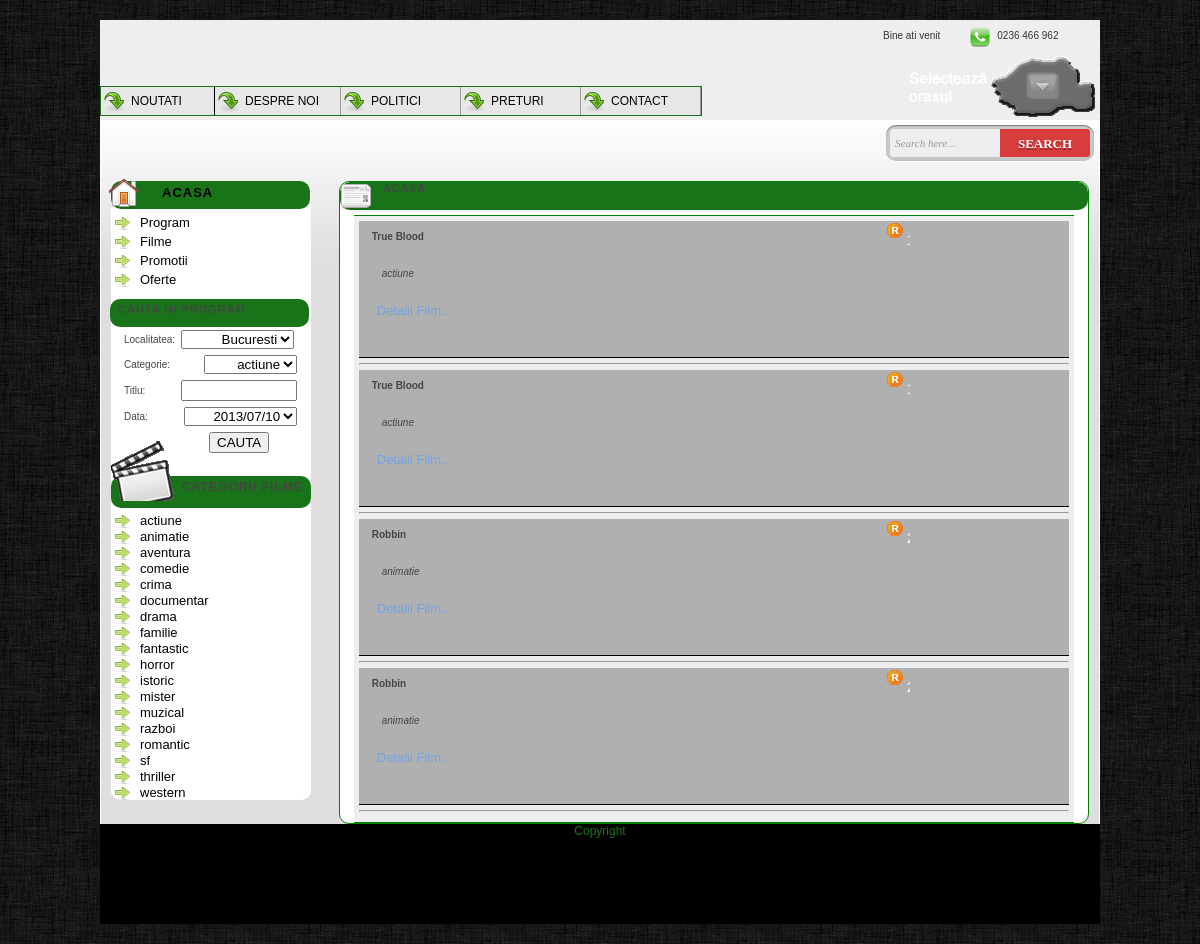
Before: /index.php?idCinema=100 with the older database file.
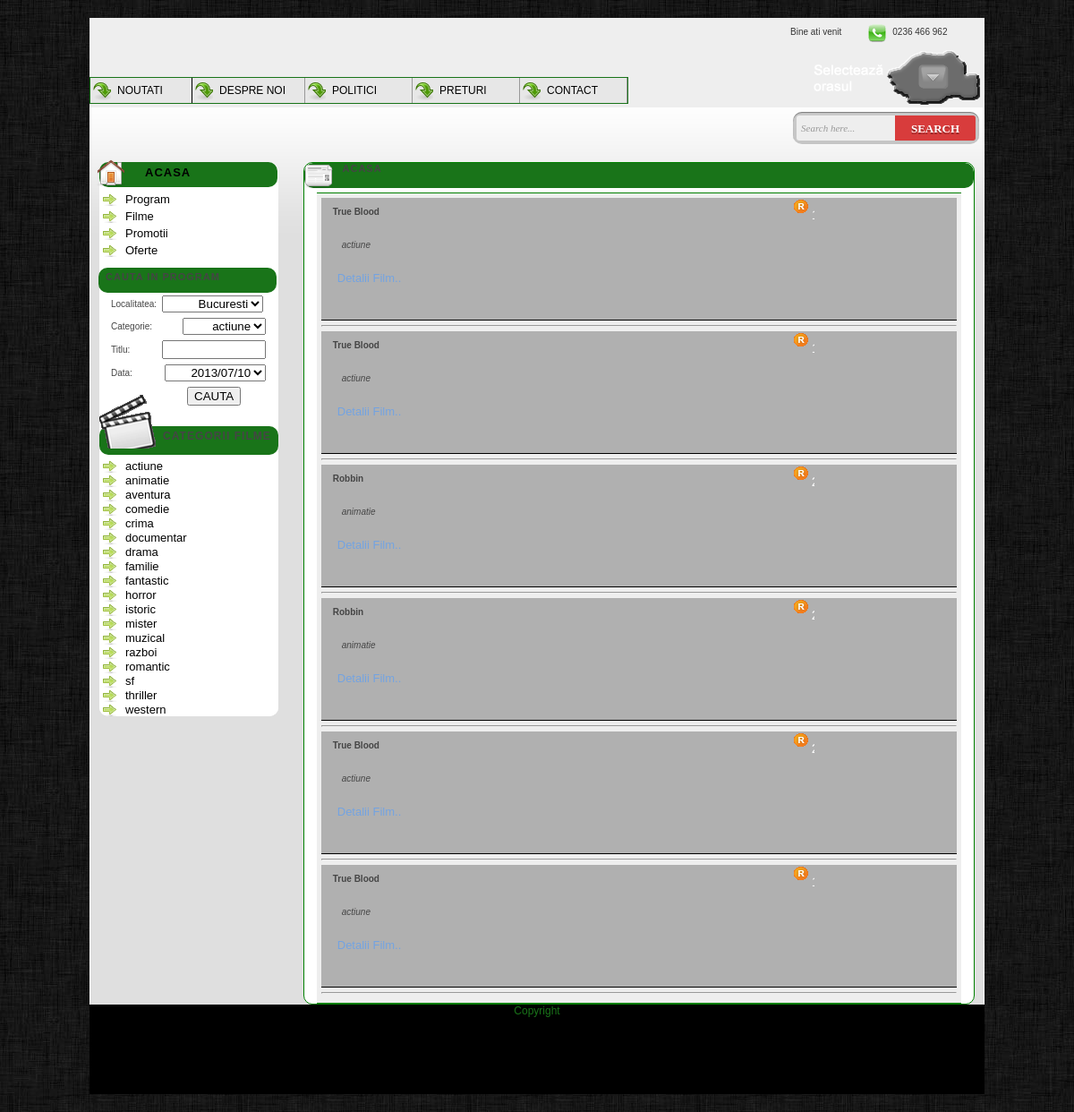
After: the same page with the newer database file.
### tables this page shows
CREATE TABLE `gen_film` (
  `id` int(11) NOT NULL AUTO_INCREMENT,
  `nume_gen` varchar(15) NOT NULL,
  PRIMARY KEY (`id`),
  UNIQUE KEY `nume_gen` (`nume_gen`)
);

CREATE TABLE `program` (
  `idProgram` int(11) NOT NULL AUTO_INCREMENT,
  `idFilm` int(11) NOT NULL,
  `idCinema` int(11) NOT NULL,
  `data` date DEFAULT NULL,
  `ora` varchar(20) DEFAULT NULL,
  `idSala` int(11) NOT NULL,
  PRIMARY KEY (`idProgram`),
  KEY `idFilm` (`idFilm`),
  KEY `idCinema` (`idCinema`),
  KEY `program_ibfk_3` (`idSala`),
  CONSTRAINT `program_ibfk_1` FOREIGN KEY (`idFilm`) REFERENCES `filme` (`idFilm`) ON DELETE CASCADE ON UPDATE CASCADE,
  CONSTRAINT `program_ibfk_2` FOREIGN KEY (`idCinema`) REFERENCES `cinema` (`idCinema`) ON DELETE CASCADE ON UPDATE CASCADE,
  CONSTRAINT `program_ibfk_3` FOREIGN KEY (`idSala`) REFERENCES `sali` (`idSala`) ON DELETE CASCADE ON UPDATE CASCADE
);

CREATE TABLE `filme` (
  `idFilm` int(11) NOT NULL AUTO_INCREMENT,
  `titlu` varchar(40) NOT NULL,
  `an` int(11) NOT NULL,
  `timp_desf` int(11) NOT NULL,
  `descriere` text NOT NULL,
  `regia` varchar(30) DEFAULT NULL,
  `imagine` varchar(50) DEFAULT NULL,
  `roluri_principale` varchar(100) DEFAULT NULL,
  `idGen` int(11) DEFAULT NULL,
  PRIMARY KEY (`idFilm`),
  KEY `idGen` (`idGen`),
  CONSTRAINT `gen_film_ibfk_1` FOREIGN KEY (`idGen`) REFERENCES `gen_film` (`id`) ON DELETE CASCADE ON UPDATE CASCADE
);

### index.php (the view, shortened to what the changed rows need)
<?php
$query_gen="select id, nume_gen from gen_film order by nume_gen";
$result_gen = mysql_query($query_gen);
function film_program_cinema(){
    $idCinema=$_GET['idCinema'];
    $query = "
            SELECT
                p.idProgram, f.titlu, f.idFilm, f.idGen, p.ora, g.nume_gen
            FROM
                program p, filme f, cinema c, gen_film g
            WHERE
                p.idFilm = f.idFilm
                AND p.idCinema = c.idCinema
                AND f.idGen = g.id
                AND c.idCinema='$idCinema'
            ";
    $result = mysql_query($query);
    while ($row = mysql_fetch_array($result)) {
        echo "<div class='det_prog'>
                <div class='leadin'>
                    <div class='info' style=;width:314px;'>
                        <p><b>${row['titlu']}</b></p> <br/>
                        <p><em> ${row['nume_gen']}</em></p><br/>
                        <p><a href='?film=${row['titlu']}'>Detalii Film..</a></p>
                    </div>
                <div class='rez_info' style='width:190px;'>
                    <table>
                        <tr>
                            <td style='padding:0;margin:0;'>
                                <a style='text-decoration: none;' class='btn_r' href='ReservationPage.php?idProgram=${row['idProgram']}'  style='cursor:pointer; margin-top:5px;'>
                                <p style='color:white; margin-left: 20px;'>${row['ora']}</p></a>
                            </td>
                        </tr>
                    </table>
                </div>
                </div>
            </div><hr/> ";
    }
}
?>
<!DOCTYPE html>
<html xmlns="http://www.w3.org/1999/xhtml">
<head>
    <link href="main.css" rel="stylesheet" type="text/css"/>
    <link rel="stylesheet" href="blueberry.css" />
    <link href="program.css" rel="stylesheet" type="text/css"/>
    <link href="romania_map.css" rel="stylesheet" type="text/css"/>
</head>
<body id="feature">
<div id="mainContent">
    <div id="secondNav" class="copyright">
        <div id="thirdNav">
            <ul id="film_list">
                <?php while ($row = mysql_fetch_array($result_gen)) : ?>
                <li><a href="filme.php?idGen=<?= $row['id']?>" id="<?= $row['id']?>" class="filmsLink" style="cursor:pointer;"><?= $row['nume_gen'] ?></a></li>
                <?php endwhile; ?>
            </ul>
        </div>
    </div>
    <div id="news" class="copyright">
        <div class="newsList">
            <?php
              film_program_cinema();
            ?>
        </div>
    </div>
</div>
</body>
</html>

Changed rows visible on the page:
added program: titlu "True Blood", gen_film.nume_gen "actiune"
added program: titlu "True Blood", gen_film.nume_gen "actiune"
